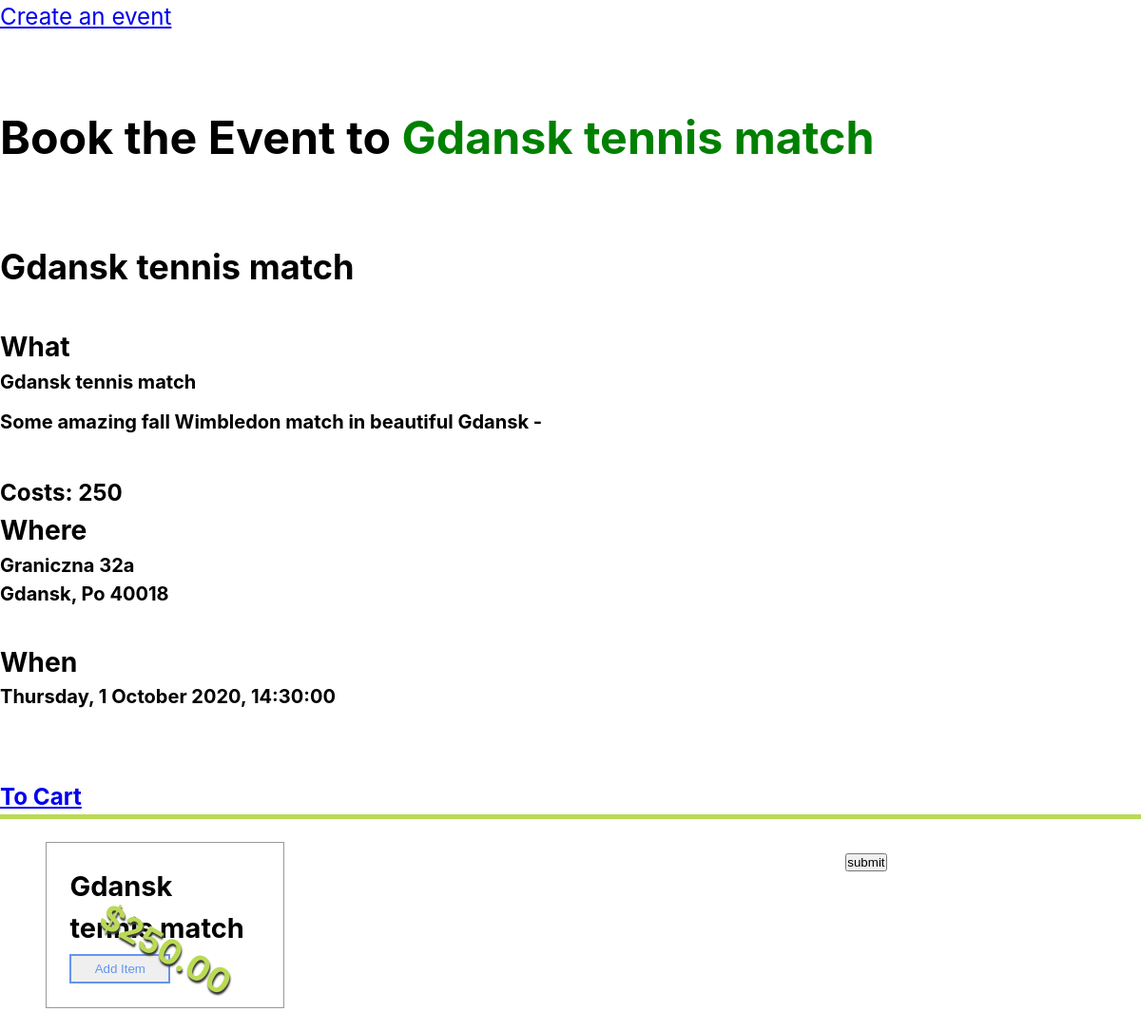
Screenshot of /event.php?event_id=4 with the database file from the repository.
### tables this page shows
CREATE TABLE `events` (
  `event_id` int(4) NOT NULL,
  `event_name` varchar(255) NOT NULL,
  `event_date` datetime NOT NULL,
  `event_location` int(4) NOT NULL,
  `event_host_id` int(4) NOT NULL,
  `event_description` mediumtext,
  `event_price` int(4) DEFAULT NULL,
  `event_age_restriction` int(2) DEFAULT NULL,
  `event_image_id` int(6) NOT NULL
);

CREATE TABLE `locations` (
  `loc_id` int(4) NOT NULL,
  `street` varchar(64) NOT NULL,
  `city` varchar(64) NOT NULL,
  `state` varchar(2) NOT NULL,
  `zip` int(5) NOT NULL
);

### event.php (the view, shortened to what this page needs)
<?php
include('dbconf.php');
$eventId = $_GET['event_id'];
$get_event_query = "SELECT * FROM events WHERE event_id={$eventId}";
$the_event = $pdo->query($get_event_query)->fetch(PDO::FETCH_ASSOC);
$eventId = $the_event["event_id"];
?>
<!DOCTYPE html>
<html>
<head>
</head>
<body>
    <nav class="light-blue lighten-1" role="navigation">
        <div class="nav-wrapper container">
            <ul class="right hide-on-med-and-down">
                <li><a href="create_event.php">Create an event</a></li>
            </ul>
        </div>
    </nav>
    <div class="section no-pad-bot" id="index-banner">
        <div class="container">
            <div class="row center"><br><br>
                <h1 class="header col s12 light">Book the Event to <?php echo "<span style='color:green'>" .$the_event['event_name'] ."</span>";?></h1><br><br>
            </div>
            <?php
$get_event_query = "SELECT * FROM events WHERE event_id={$eventId}";
$the_event = $pdo->query($get_event_query)->fetch(PDO::FETCH_ASSOC);
?>
            <h2 class="header center blue-text"><?php echo $the_event['event_name']; ?></h2><br>
        </div>
    </div>
    <div class="container">
    	<div class="section">
            <div class="card-panel medium card-content">
                <h3>What</h3>
                <?php echo "<h5 id='event_name'>" . $the_event['event_name']. "</h5"; ?></h5>
                <p><?php echo $the_event['event_description']; ?></p><br />
                <?php echo "<h4 id='event_price'>" . "Costs: " . $the_event['event_price']; ?>
                <h3>Where</h3>
                <?php
                    $location_query = "SELECT * FROM locations WHERE loc_id={$the_event['event_location']}";
                    $location_result = $pdo->query($location_query)->fetch(PDO::FETCH_ASSOC);
                ?>
                <h5><?php echo $location_result['street']; ?><br /><?php echo $location_result['city'] . ", " . $location_result['state'] . " " . $location_result['zip']; ?></h5><br />
                <h3>When</h3>
                <?php
                    $date_query = "SELECT DATE_FORMAT(event_date, '%W, %e %M %Y, %T') AS 'date' FROM events WHERE event_id={$the_event['event_id']}";
                    $date_result = $pdo->query($date_query)->fetch(PDO::FETCH_ASSOC);
                ?>
                <h5><?php echo $date_result['date']; ?></h5></br>
               <br />
                <h4><a href="rsv.php?event_id=<?php echo $the_event['event_id']; ?>&event_price=<?php echo $the_event['event_price'];?>&event_name=<?php echo $the_event['event_name'];?>">To Cart </a></h4>
            </div>
    	</div>
    </div>
    <footer class="page-footer blue">
    	<div class="container">
        <main>
        <section id="products"></section>
        <section id="cart">
    </main>
		</div>
	</footer>
</body>
</html>

### event.php (style rules this page uses)
* { padding: 0; margin: 0; }
html { box-sizing: border-box; font-family: BlinkMacSystemFont, -apple-system, "Segoe UI", "Roboto", "Helvetica Neue", "Arial", sans-serif; font-size: calc(1.5vh + 1vw + 1%); line-height: 1.5; -moz-text-size-adjust: 100%; -ms-text-size-adjust: 100%; -webkit-text-size-adjust: 100%; text-size-adjust: 100%; }
*, *::before, *::after { box-sizing: inherit; }
body { overflow: auto; min-height: 100vh; width: 100%; }
main, header { padding: 1rem 2rem; }
p { padding: 0.5rem 0; }
main { border-top: 5px solid #bada55; display:flex; flex-direction: row; flex-wrap: nowrap; justify-content: space-between; min-width: 600px; }
#products { display:grid; grid-template-columns: repeat(3, 1fr); grid-gap: 1rem; flex:1 1 auto; }
#cart { flex: 1 1 20%; }

### rows the page displays
events: event_name "Gdansk tennis match", event_description "Some amazing fall Wimbledon match in beautiful Gdansk -", event_price "250"
locations: street "Graniczna 32a", city "Gdansk", state "Po", zip "40018"

### other values shown
$date_result['date'] "Thursday, 1 October 2020, 14:30:00"
